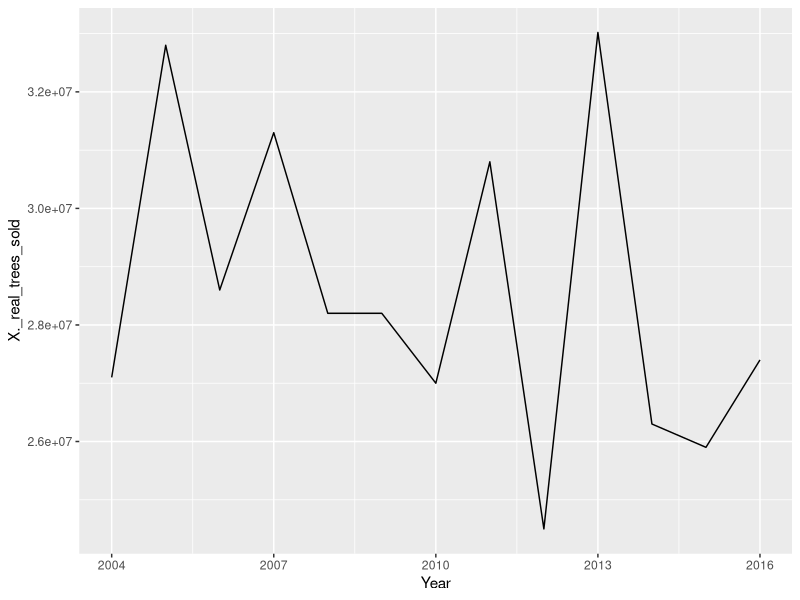
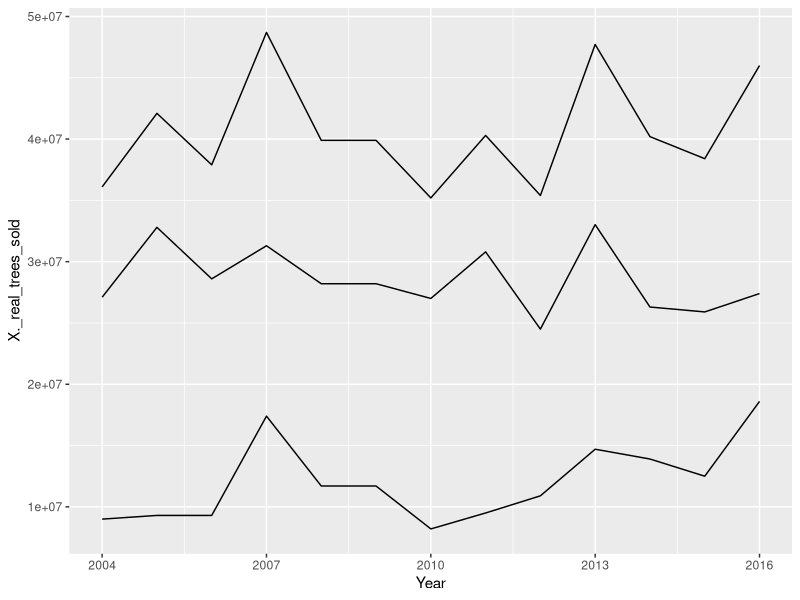
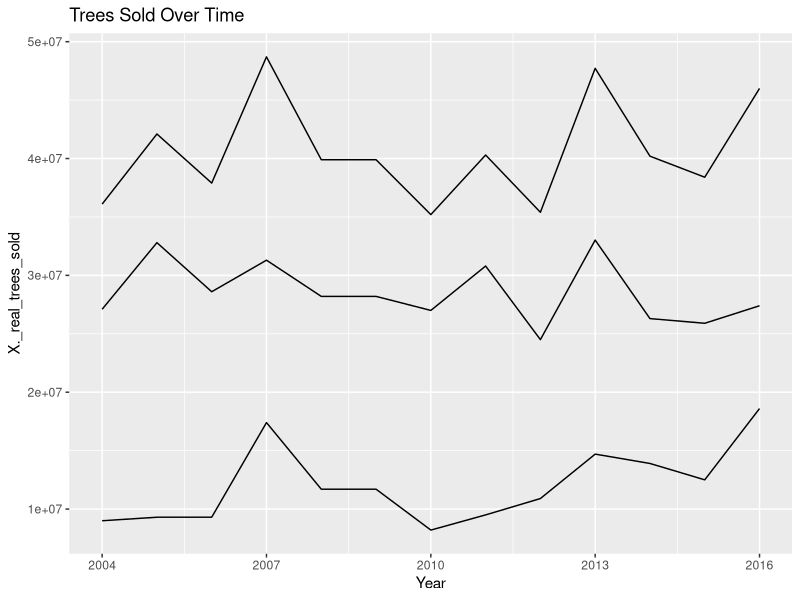
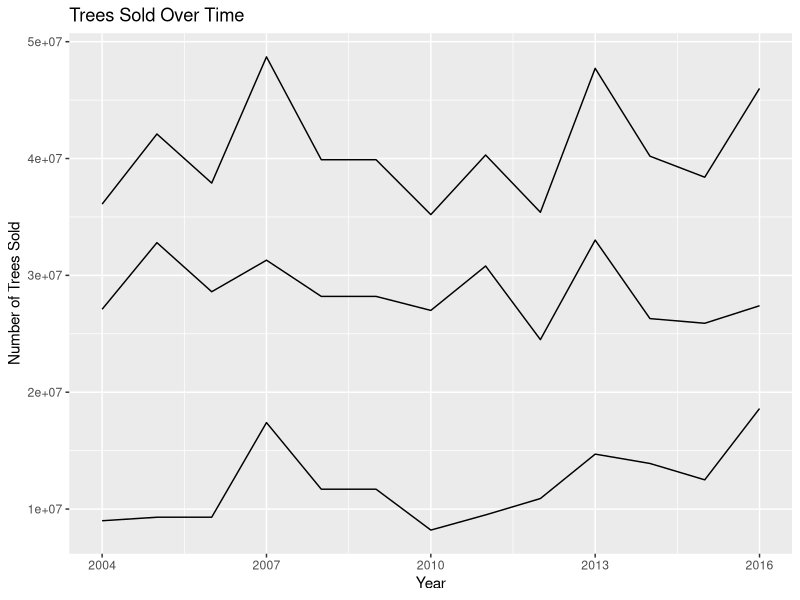
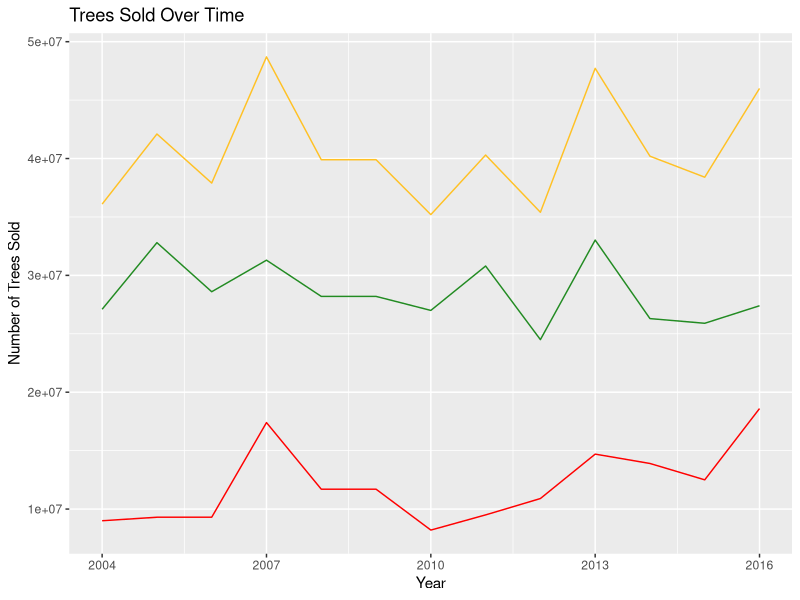
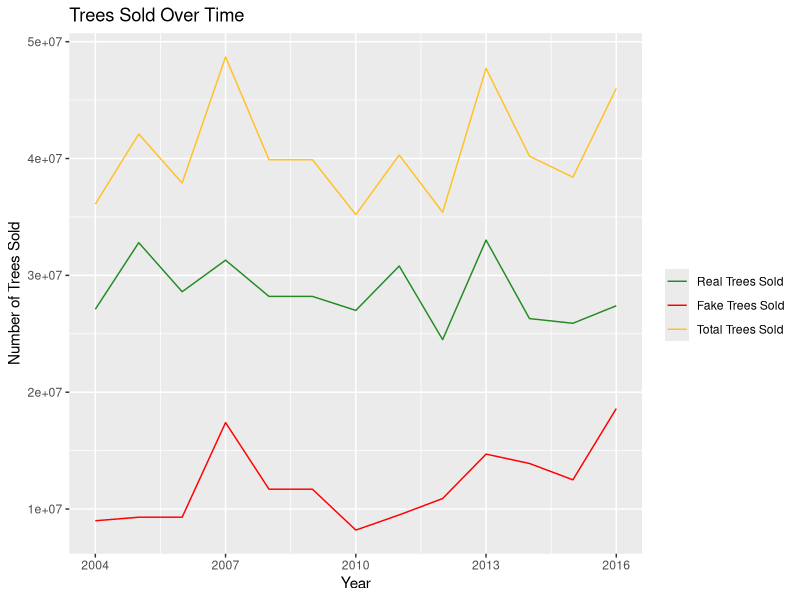
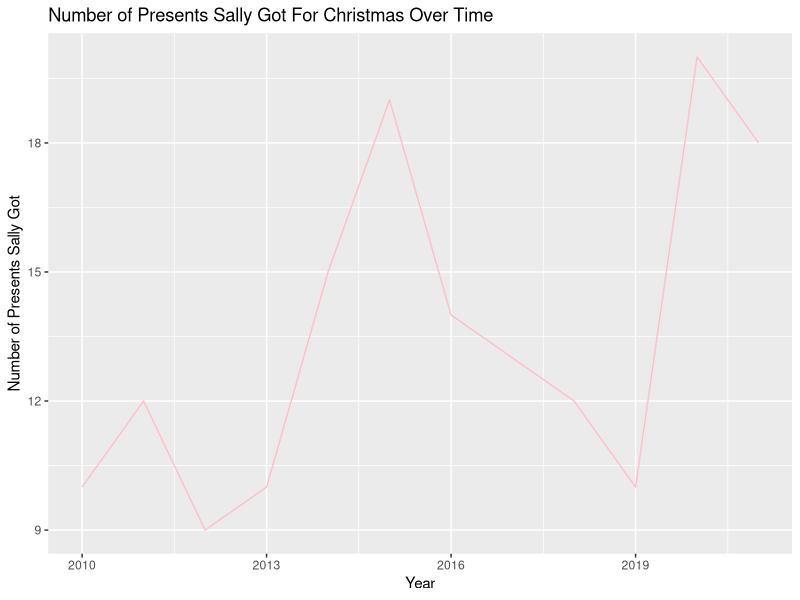

R code for these plots, in order:
# Install Packages
install.packages("dplyr")
install.packages("tidyverse")
install.packages("ggplot2")
install.packages("readr")
install.packages("gridextra")
install.packages("rmarkdown")
install.packages("knitr")

# Libraries
library(dplyr)
library(tidyverse)
library(ggplot2)
library(readr)
library(gridExtra)
library(rmarkdown)
library(knitr)

Tree_Data <- read.csv("Data/Christmas_Tree.csv") # Loading Tree Data

## Simple Line Chart
ggplot(Tree_Data, aes(x=Year, y=X._real_trees_sold)) + # Year is on the X-axis, Real trees sold is on the y axis
  geom_line() # Makes it a line chart

## Line Chart with all three trakced
ggplot(Tree_Data, aes(x=Year)) +
  geom_line(aes(y = X._real_trees_sold)) +
  geom_line(aes(y = X._fake_trees_sold)) +
  geom_line(aes(y = total_trees_sold))

## Add a title
ggplot(Tree_Data, aes(x=Year)) +
  geom_line(aes(y = X._real_trees_sold)) + # Line for real trees sold
  geom_line(aes(y = X._fake_trees_sold)) + # Line for fake trees sold
  geom_line(aes(y = total_trees_sold)) + # Line for total trees sold
  ggtitle("Trees Sold Over Time") # Title

## Add x and y axis labels
ggplot(Tree_Data, aes(x=Year)) +
  geom_line(aes(y = X._real_trees_sold)) + # Line for real trees sold
  geom_line(aes(y = X._fake_trees_sold)) + # Line for fake trees sold
  geom_line(aes(y = total_trees_sold)) + # Line for total trees sold
  ggtitle("Trees Sold Over Time") + # Title
  labs(y = "Number of Trees Sold", x = "Year") # Y and x labels


## Adding Colors To The Lines
ggplot(Tree_Data, aes(x=Year)) +
  geom_line(aes(y = X._real_trees_sold), color = "forestgreen") + # Line for real trees sold, changing color
  geom_line(aes(y = X._fake_trees_sold), color = "red") + # Line for fake trees sold, changing color
  geom_line(aes(y = total_trees_sold), color = "goldenrod1") + # Line for total trees sold, changing color
  ggtitle("Trees Sold Over Time") + # Title
  labs(y = "Number of Trees Sold", x = "Year") # Y and x labels

## Adding a Legend

ggplot(Tree_Data, aes(x=Year)) +
  geom_line(aes(y = X._real_trees_sold, color = "Real Trees Sold")) + # Line for real trees sold, changing color
  geom_line(aes(y = X._fake_trees_sold, color = "Fake Trees Sold")) + # Line for fake trees sold, changing color
  geom_line(aes(y = total_trees_sold, color = "Total Trees Sold")) + # Line for total trees sold, changing color
  ggtitle("Trees Sold Over Time") + # Title
  scale_colour_manual("", breaks = c("Real Trees Sold", "Fake Trees Sold", "Total Trees Sold"), # Making the Legend
  values = c("forestgreen", "red", "goldenrod1")) + # Assigning colors to each of the lines
  labs(y = "Number of Trees Sold", x = "Year") # Y and x labels

# Elf Data
Gift_Data <- read.csv("Gift_Data.csv")

ggplot(Gift_Data, aes(x=Year)) + # Year is on the X-axis, Real trees sold is on the y axis
  geom_line(aes(y=Number_of_Presents_Sally_Got), color = "pink") + # Makes it a line chart
  labs(y = "Number of Presents Sally Got", x = "Year") + # X and y labels
  ggtitle("Number of Presents Sally Got For Christmas Over Time") # Title
